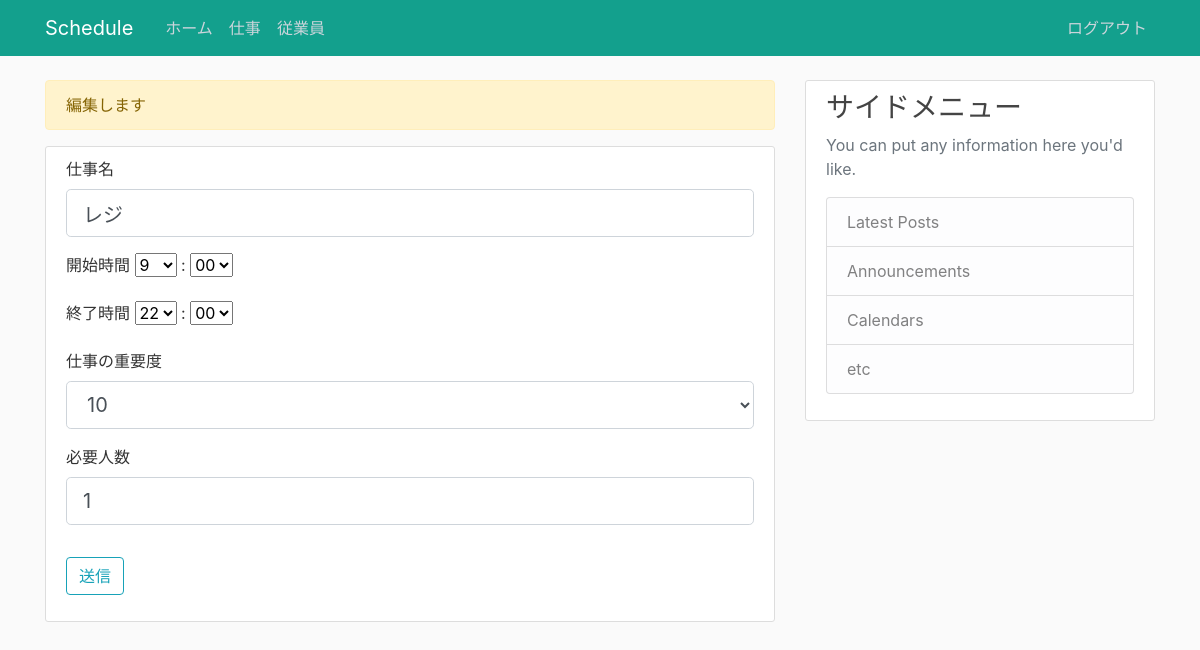
The app's page /job/1/edit (signed in) with its own data.
### flask_schedule/models.py (models this page shows, shortened)
class Job(db.Model):
  id = db.Column(db.Integer, primary_key=True)
  jobname = db.Column(db.String(20), unique=True, nullable=False)
  starttime = db.Column(db.String(10))
  endtime = db.Column(db.String(10))
  priority = db.Column(db.String(3))
  required_number = db.Column(db.Integer)

### flask_schedule/views/job.py (the view)
@app.route('/job/<int:id>/edit', methods=['GET', 'POST'])
def edit_job(id):
  if not session.get('logged_in'):
    return redirect(url_for('login'))
  job = Job.query.get_or_404(id)
  form = JobForm()
  hour = hourlist
  minutes = minuteslist
  form.starttime_hour.choices = hourlist
  form.starttime_minutes.choices = minuteslist
  form.endtime_hour.choices = hourlist
  form.endtime_minutes.choices = minuteslist
  form.priority.choices = priorty_list
  if form.validate_on_submit():
    flash('編集しました', 'success')
    job.jobname = form.jobname.data
    job.starttime=form.starttime_hour.data+':'+form.starttime_minutes.data
    job.endtime=form.endtime_hour.data+':'+form.endtime_minutes.data
    job.priority = form.priority.data
    job.required_number = form.required_number.data
    db.session.commit()
    return redirect(url_for('job'))
  elif request.method == "GET":
    form.jobname.data = job.jobname
    form.starttime_hour.data = job.starttime.split(':')[0]
    form.starttime_minutes.data = job.starttime.split(':')[1]
    form.endtime_hour.data = job.endtime.split(':')[0]
    form.endtime_minutes.data = job.endtime.split(':')[1]
    form.priority.data = job.priority
    form.required_number.data = job.required_number
    flash('編集します', 'warning')
    return render_template('job/edit.html',form=form,job=job)

### flask_schedule/forms.py
class JobForm(FlaskForm):
  jobname = StringField('仕事名',validators=[DataRequired(), Length(min=1, max=20)])
  starttime_hour = SelectField('開始時間',validators=[DataRequired()])
  starttime_minutes = SelectField(':',validators=[DataRequired()])
  endtime_hour = SelectField('終了時間',validators=[DataRequired()])
  endtime_minutes = SelectField(':',validators=[DataRequired()])
  required_number = IntegerField('必要人数', validators=[DataRequired()],default=1)
  priority = SelectField('仕事の重要度',validators=[DataRequired()])
  submit = SubmitField('送信')

### flask_schedule/views/views.py (called while the page is built)
@app.context_processor
def override_url_for():
    return dict(url_for=dated_url_for)

def dated_url_for(endpoint, **values):
    if endpoint == 'static':
        filename = values.get('filename', None)
        if filename:
            file_path = os.path.join(app.root_path,
                                 endpoint, filename)
            values['q'] = int(os.stat(file_path).st_mtime)
    return url_for(endpoint, **values)

### flask_schedule/templates/job/edit.html (shortened to what this page needs)
{% extends "layout.html" %}
{% block content %}
  <div class="content-section">
    <form method="POST" action="">
      <div class="form-group">
        <fieldset class="form-group">
          <div class="form-group">
            {{ form.jobname.label(class="form-control-label")}}
            {{ form.jobname(class="form-control form-control-lg") }}
          </div>
          <div class="form-group">
            {{ form.starttime_hour.label()}}
            {{ form.starttime_hour() }}
            {{ form.starttime_minutes.label()}}
            {{ form.starttime_minutes() }}
          </div>
          <div class="form-group">
            {{ form.endtime_hour.label()}}
            {{ form.endtime_hour() }}
            {{ form.endtime_minutes.label()}}
            {{ form.endtime_minutes() }}
          </div>
          <div class="form-group">
            {{ form.priority.label(class="form-control-label")}}
            {{ form.priority(class="form-control form-control-lg") }}
          </div>
          <div class="form-group">
            {{ form.required_number.label(class="form-control-label")}}
            {{ form.required_number(class="form-control form-control-lg") }}
          </div>
        </fieldset>
      </div>
      <div class="form-group">
        {{ form.submit(class="btn btn-outline-info") }}
      </div>
    </form>
  </div>
{% endblock %}

### flask_schedule/static/main.css (style rules this page uses)
body { background: #fafafa; color: #333333; margin-top: 5rem; }
.content-section { background: #ffffff; padding: 10px 20px; border: 1px solid #dddddd; border-radius: 3px; margin-bottom: 20px; }

### flask_schedule/static/print.css (style rules this page uses)
body { background: hsl(0, 84%, 45%); color: #333333; margin-top: 5rem; }

### records on screen
Job: jobname "レジ", priority "10", required_number "1"

### other values on screen
{{ message }} "編集します"
